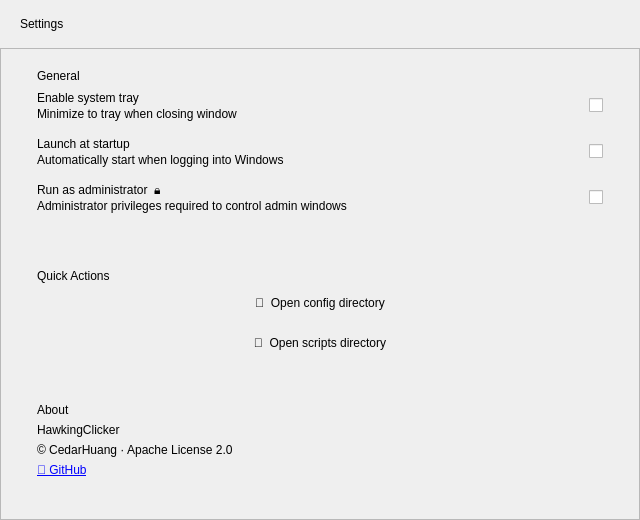
<?xml version="1.0" encoding="UTF-8"?>
<ui version="4.0">
 <class>SettingsPage</class>
 <widget class="QWidget" name="SettingsPage">
  <property name="geometry">
   <rect>
    <x>0</x>
    <y>0</y>
    <width>640</width>
    <height>520</height>
   </rect>
  </property>
  <layout class="QVBoxLayout" name="pageLayout">
   <property name="spacing">
    <number>0</number>
   </property>
   <property name="leftMargin">
    <number>0</number>
   </property>
   <property name="topMargin">
    <number>0</number>
   </property>
   <property name="rightMargin">
    <number>0</number>
   </property>
   <property name="bottomMargin">
    <number>0</number>
   </property>
   <item>
    <widget class="QFrame" name="headerFrame">
     <property name="minimumSize">
      <size>
       <width>0</width>
       <height>48</height>
      </size>
     </property>
     <property name="maximumSize">
      <size>
       <width>16777215</width>
       <height>48</height>
      </size>
     </property>
     <layout class="QHBoxLayout" name="headerLayout">
      <property name="leftMargin">
       <number>20</number>
      </property>
      <property name="topMargin">
       <number>0</number>
      </property>
      <property name="rightMargin">
       <number>20</number>
      </property>
      <property name="bottomMargin">
       <number>0</number>
      </property>
      <item>
       <widget class="QLabel" name="pageTitle">
        <property name="text">
         <string>Settings</string>
        </property>
       </widget>
      </item>
      <item>
       <spacer name="headerSpacer">
        <property name="orientation">
         <enum>Qt::Horizontal</enum>
        </property>
        <property name="sizeHint" stdset="0">
         <size>
          <width>40</width>
          <height>20</height>
         </size>
        </property>
       </spacer>
      </item>
     </layout>
    </widget>
   </item>
   <item>
    <widget class="QScrollArea" name="scrollArea">
     <property name="widgetResizable">
      <bool>true</bool>
     </property>
     <widget class="QWidget" name="scrollContent">
      <layout class="QVBoxLayout" name="settingsLayout">
       <property name="spacing">
        <number>16</number>
       </property>
       <property name="leftMargin">
        <number>20</number>
       </property>
       <property name="topMargin">
        <number>4</number>
       </property>
       <property name="rightMargin">
        <number>20</number>
       </property>
       <property name="bottomMargin">
        <number>20</number>
       </property>
       <item>
        <widget class="QFrame" name="generalGroup">
         <layout class="QVBoxLayout" name="generalGroupLayout">
          <property name="spacing">
           <number>0</number>
          </property>
          <property name="leftMargin">
           <number>16</number>
          </property>
          <property name="topMargin">
           <number>16</number>
          </property>
          <property name="rightMargin">
           <number>16</number>
          </property>
          <property name="bottomMargin">
           <number>16</number>
          </property>
          <item>
           <widget class="QLabel" name="generalGroupTitle">
            <property name="text">
             <string>General</string>
            </property>
           </widget>
          </item>
          <item>
           <widget class="QFrame" name="traySettingItem">
            <layout class="QHBoxLayout" name="traySettingLayout">
             <property name="leftMargin">
              <number>0</number>
             </property>
             <property name="topMargin">
              <number>8</number>
             </property>
             <property name="rightMargin">
              <number>0</number>
             </property>
             <property name="bottomMargin">
              <number>8</number>
             </property>
             <item>
              <layout class="QVBoxLayout" name="trayTextLayout">
               <property name="spacing">
                <number>2</number>
               </property>
               <item>
                <widget class="QLabel" name="trayTitle">
                 <property name="text">
                 <string>Enable system tray</string>
                 </property>
                </widget>
               </item>
               <item>
                <widget class="QLabel" name="trayDesc">
                 <property name="text">
                 <string>Minimize to tray when closing window</string>
                 </property>
                </widget>
               </item>
              </layout>
             </item>
             <item>
              <spacer name="traySpacer">
               <property name="orientation">
                <enum>Qt::Horizontal</enum>
               </property>
               <property name="sizeHint" stdset="0">
                <size>
                 <width>40</width>
                 <height>20</height>
                </size>
               </property>
              </spacer>
             </item>
             <item>
              <widget class="QCheckBox" name="chkEnableTray">
               <property name="text">
                <string/>
               </property>
              </widget>
             </item>
            </layout>
           </widget>
          </item>
          <item>
           <widget class="QFrame" name="startupSettingItem">
            <layout class="QHBoxLayout" name="startupSettingLayout">
             <property name="leftMargin">
              <number>0</number>
             </property>
             <property name="topMargin">
              <number>8</number>
             </property>
             <property name="rightMargin">
              <number>0</number>
             </property>
             <property name="bottomMargin">
              <number>8</number>
             </property>
             <item>
              <layout class="QVBoxLayout" name="startupTextLayout">
               <property name="spacing">
                <number>2</number>
               </property>
               <item>
                <widget class="QLabel" name="startupTitle">
                 <property name="text">
                 <string>Launch at startup</string>
                 </property>
                </widget>
               </item>
               <item>
                <widget class="QLabel" name="startupDesc">
                 <property name="text">
                 <string>Automatically start when logging into Windows</string>
                 </property>
                </widget>
               </item>
              </layout>
             </item>
             <item>
              <spacer name="startupSpacer">
               <property name="orientation">
                <enum>Qt::Horizontal</enum>
               </property>
               <property name="sizeHint" stdset="0">
                <size>
                 <width>40</width>
                 <height>20</height>
                </size>
               </property>
              </spacer>
             </item>
             <item>
              <widget class="QCheckBox" name="chkStartup">
               <property name="text">
                <string/>
               </property>
              </widget>
             </item>
            </layout>
           </widget>
          </item>
          <item>
           <widget class="QFrame" name="adminSettingItem">
            <layout class="QHBoxLayout" name="adminSettingLayout">
             <property name="leftMargin">
              <number>0</number>
             </property>
             <property name="topMargin">
              <number>8</number>
             </property>
             <property name="rightMargin">
              <number>0</number>
             </property>
             <property name="bottomMargin">
              <number>8</number>
             </property>
             <item>
              <layout class="QVBoxLayout" name="adminTextLayout">
               <property name="spacing">
                <number>2</number>
               </property>
               <item>
                <layout class="QHBoxLayout" name="adminTitleRow">
                 <property name="spacing">
                  <number>6</number>
                 </property>
                 <item>
                  <widget class="QLabel" name="adminTitle">
                   <property name="text">
                    <string>Run as administrator</string>
                   </property>
                  </widget>
                 </item>
                 <item>
       <widget class="QLabel" name="adminLockIcon">
                   <property name="text">
                    <string notr="true">🔒</string>
                   </property>
                   <property name="visible">
                    <bool>false</bool>
                   </property>
                  </widget>
                 </item>
                 <item>
                  <spacer name="adminTitleSpacer">
                   <property name="orientation">
                    <enum>Qt::Horizontal</enum>
                   </property>
                   <property name="sizeHint" stdset="0">
                    <size>
                     <width>0</width>
                     <height>0</height>
                    </size>
                   </property>
                  </spacer>
                 </item>
                </layout>
               </item>
               <item>
                <widget class="QLabel" name="adminDesc">
                 <property name="text">
                 <string>Administrator privileges required to control admin windows</string>
                 </property>
                </widget>
               </item>
              </layout>
             </item>
             <item>
              <spacer name="adminSpacer">
               <property name="orientation">
                <enum>Qt::Horizontal</enum>
               </property>
               <property name="sizeHint" stdset="0">
                <size>
                 <width>40</width>
                 <height>20</height>
                </size>
               </property>
              </spacer>
             </item>
             <item>
              <widget class="QCheckBox" name="chkStartupAsAdmin">
               <property name="text">
                <string/>
               </property>
              </widget>
             </item>
            </layout>
           </widget>
          </item>
         </layout>
        </widget>
       </item>
       <item>
        <widget class="QFrame" name="shortcutsGroup">
         <layout class="QVBoxLayout" name="shortcutsGroupLayout">
          <property name="spacing">
           <number>0</number>
          </property>
          <property name="leftMargin">
           <number>16</number>
          </property>
          <property name="topMargin">
           <number>16</number>
          </property>
          <property name="rightMargin">
           <number>16</number>
          </property>
          <property name="bottomMargin">
           <number>8</number>
          </property>
          <item>
           <widget class="QLabel" name="shortcutsGroupTitle">
            <property name="text">
             <string>Quick Actions</string>
            </property>
           </widget>
          </item>
          <item>
           <widget class="QPushButton" name="btnOpenConfigDir">
            <property name="minimumSize">
             <size>
              <width>0</width>
              <height>40</height>
             </size>
            </property>
            <property name="text">
             <string>📂  Open config directory</string>
            </property>
            <property name="flat">
             <bool>true</bool>
            </property>
           </widget>
          </item>
          <item>
           <widget class="QPushButton" name="btnOpenScriptsDir">
            <property name="minimumSize">
             <size>
              <width>0</width>
              <height>40</height>
             </size>
            </property>
            <property name="text">
             <string>📂  Open scripts directory</string>
            </property>
            <property name="flat">
             <bool>true</bool>
            </property>
           </widget>
          </item>
         </layout>
        </widget>
       </item>
       <item>
        <widget class="QFrame" name="aboutGroup">
         <layout class="QVBoxLayout" name="aboutGroupLayout">
          <property name="spacing">
           <number>6</number>
          </property>
          <property name="leftMargin">
           <number>16</number>
          </property>
          <property name="topMargin">
           <number>16</number>
          </property>
          <property name="rightMargin">
           <number>16</number>
          </property>
          <property name="bottomMargin">
           <number>16</number>
          </property>
          <item>
           <widget class="QLabel" name="aboutGroupTitle">
            <property name="text">
             <string>About</string>
            </property>
           </widget>
          </item>
          <item>
           <widget class="QLabel" name="aboutAppName">
            <property name="text">
             <string notr="true">HawkingClicker</string>
            </property>
           </widget>
          </item>
          <item>
           <widget class="QLabel" name="aboutCopyright">
            <property name="text">
             <string notr="true">© CedarHuang · Apache License 2.0</string>
            </property>
           </widget>
          </item>
          <item>
           <widget class="QLabel" name="aboutGithub">
            <property name="text">
             <string notr="true">&lt;a href=&quot;https://github.com/CedarHuang/HawkingClicker&quot;&gt;🔗 GitHub&lt;/a&gt;</string>
            </property>
            <property name="openExternalLinks">
             <bool>true</bool>
            </property>
           </widget>
          </item>
         </layout>
        </widget>
       </item>
       <item>
        <spacer name="settingsBottomSpacer">
         <property name="orientation">
          <enum>Qt::Vertical</enum>
         </property>
         <property name="sizeHint" stdset="0">
          <size>
           <width>20</width>
           <height>40</height>
          </size>
         </property>
        </spacer>
       </item>
      </layout>
     </widget>
    </widget>
   </item>
  </layout>
 </widget>
 <resources/>
 <connections/>
</ui>
